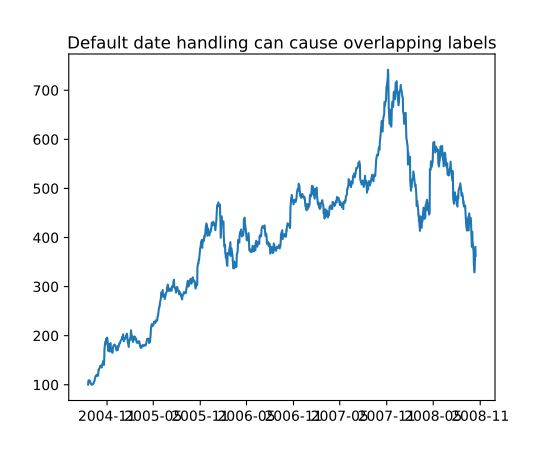

Generate this figure with Python:
import matplotlib.cbook as cbook
datafile = cbook.get_sample_data('goog.npy')
try:
    # Python3 cannot load python2 .npy files with datetime(object) arrays
    # unless the encoding is set to bytes. Hovever this option was
    # not added until numpy 1.10 so this example will only work with
    # python 2 or with numpy 1.10 and later.
    r = np.load(datafile, encoding='bytes').view(np.recarray)
except TypeError:
    # Old Numpy
    r = np.load(datafile).view(np.recarray)
plt.figure()
plt.plot(r.date, r.close)
plt.title('Default date handling can cause overlapping labels')
